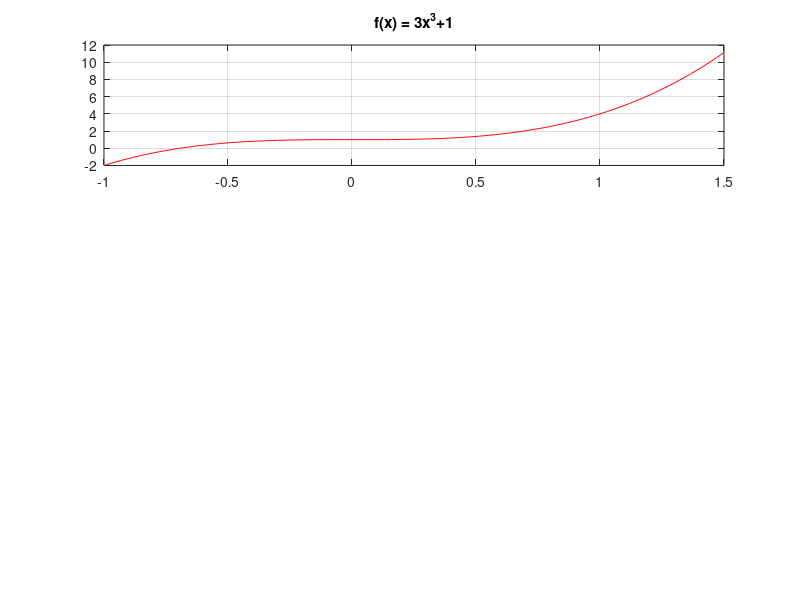

Reproduce this figure in MATLAB. (Note: this script raises an error after producing the figure.)
%{
    Resuelva las siguientes ecuaciones no lineales a traves de un estudio
    grafico y numerico.
%}

%% a) f(x) = 3x^3+1=0

x = -1:1/100:1.5;
f1 = 3*x.^3 + 1;
subplot (3,1,1), plot(x,f1,'r'), title("f(x) = 3x^3+1"),axis on, grid on
%La grafica muestra una raiz en x = -0.7

%NR
f = @(x) 3*x.^3 + 1;
fd = @(x) 9*x.^2;
x0 = -0.5;
tol = 1e-10;
fprintf("f(x) = 3x^3+1:\n");
NewtonRaphson(f,fd,x0,tol,30);

%% b) g(x) = sin(x+2) = 2 + x

x = -2.5:1/100:-1;
g = sin(x + 2) - 2 - x;
subplot(3,1,2), plot(x,g,'g'), title ("g(x) = sen(x + 2) - 2 - x"), axis on, grid on
%raiz en x= -2 

%NR
g = @(x) sin(x + 2) - 2 - x;
gd = @(x) cos(x+2)-1;
x0 = -1.7;
tol = 1e-10;
NewtonRaphson(g,gd,x0,tol,35)


%% c) x^2 = tan(x)

x = -pi/2:1/100:pi/2;
h =  x.^2 - tan(x);
subplot(3,1,3), plot(x,h), title("h(x) = x^2 - tan(x)"),axis on, grid on
% Infinitas raices




